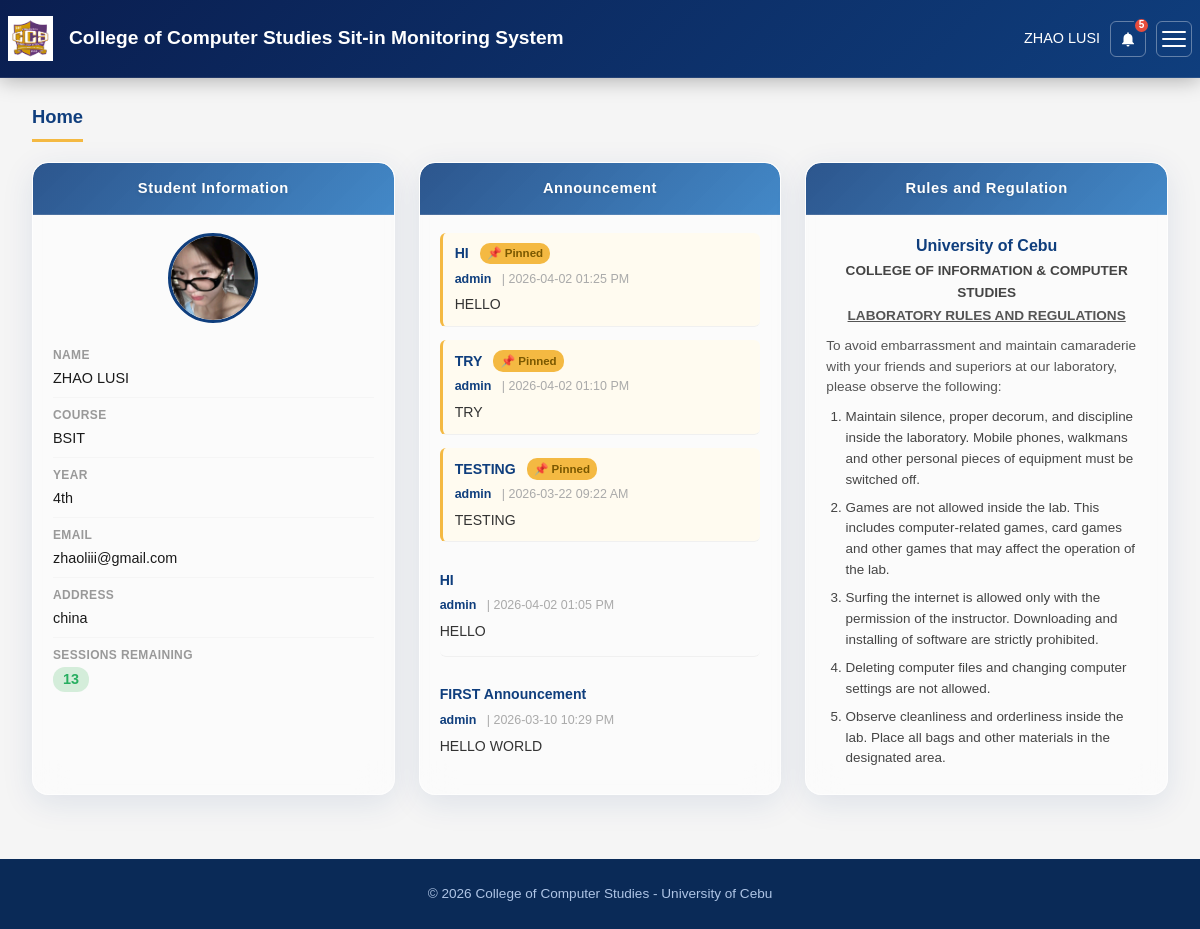
The app's page /dashboard (signed in), older data.
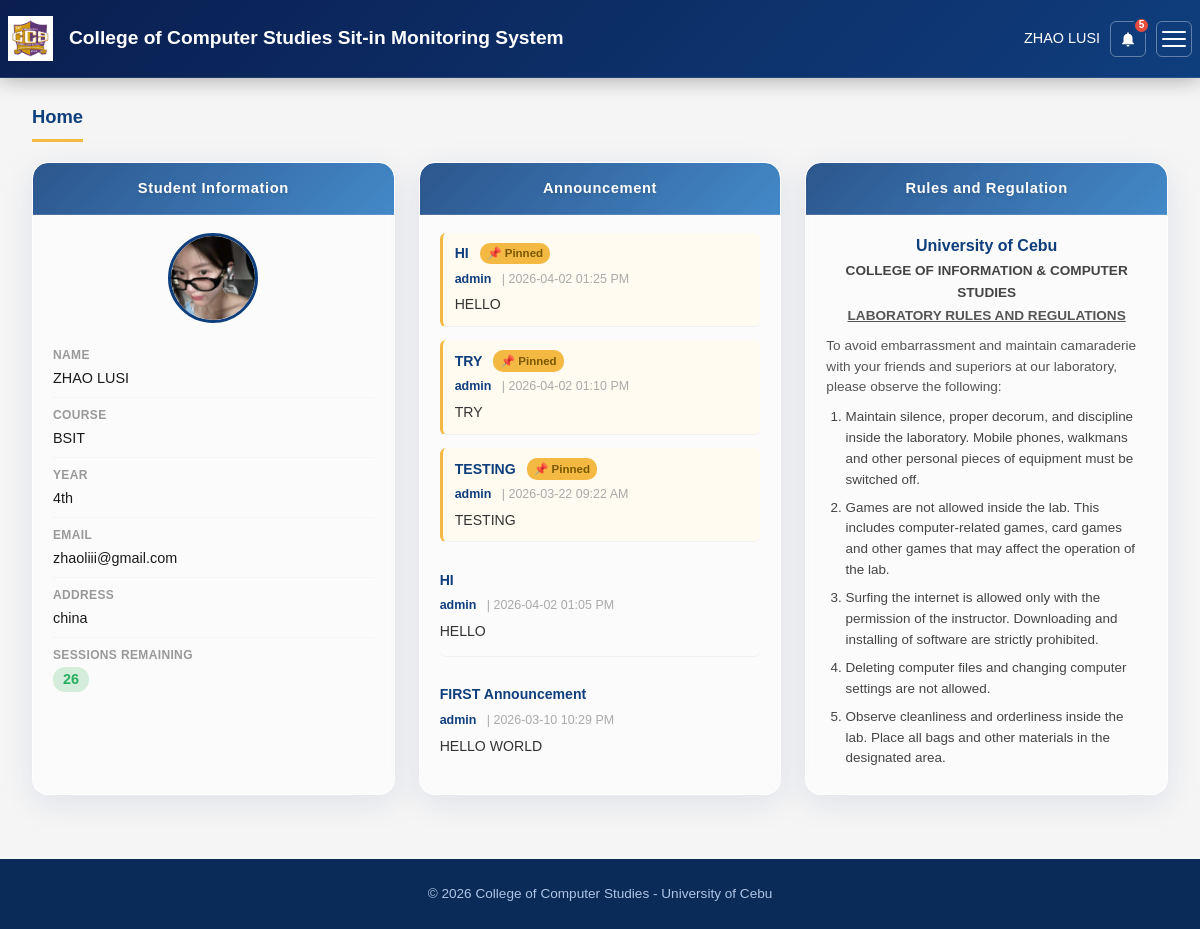
The same page, newer data.
### tables this page shows
CREATE TABLE students (
            id          INTEGER PRIMARY KEY AUTOINCREMENT,
            idNumber    TEXT UNIQUE NOT NULL,
            firstName   TEXT NOT NULL,
            lastName    TEXT NOT NULL,
            middleName  TEXT,
            yearLevel TEXT,
            password    TEXT NOT NULL,
            email       TEXT NOT NULL,
            course      TEXT,
            address     TEXT,
            sitin_count INTEGER DEFAULT 30,
            created_at  DATETIME DEFAULT CURRENT_TIMESTAMP
        , number_of_sitins INTEGER DEFAULT 0, photo_url TEXT);

CREATE TABLE announcements (
            id          INTEGER PRIMARY KEY AUTOINCREMENT,
            title       TEXT NOT NULL,
            content     TEXT NOT NULL,
            posted_by   TEXT NOT NULL,
            created_at  DATETIME DEFAULT CURRENT_TIMESTAMP
        , is_pinned INTEGER DEFAULT 0);

### app.py (the view)
@app.route('/dashboard')
def dashboard():
    if not session.get('student_id'):
        return redirect('/login')
    student = get_student_by_id(session['student_id'])
    if not student:
        session.clear()
        return redirect('/login')
    sessions      = get_student_sessions(session['student_id'])
    announcements = get_all_announcements()
    submitted_ids = set()
    for s in sessions:
        if has_feedback(s['id']):
            submitted_ids.add(s['id'])
    reservations = get_student_reservations(session['student_id'])
    res_settings = get_reservation_settings()
    return render_template('student_dashboard.html',
        student=student,
        sessions=sessions,
        announcements=announcements,
        submitted_feedback_ids=submitted_ids,
        reservations=reservations,
        res_settings=res_settings
    )

### app.py (called while the page is built)
def format_time(time_str):
    if not time_str:
        return '—'
    try:
        from datetime import datetime
        t = datetime.strptime(time_str.strip(), '%H:%M:%S')
        return t.strftime('%I:%M %p')
    except:
        try:
            from datetime import datetime
            t = datetime.strptime(time_str.strip(), '%H:%M')
            return t.strftime('%I:%M %p')
        except:
            return time_str

### dbhelper.py (called while the page is built)
def get_db():
    conn = sqlite3.connect(DATABASE)
    conn.row_factory = sqlite3.Row
    return conn

def get_student_by_id(id_number):
    conn = get_db()
    student = conn.execute(
        "SELECT * FROM students WHERE idNumber = ?", (id_number,)
    ).fetchone()
    conn.close()
    return student

def get_student_sessions(id_number):
    conn = get_db()
    sessions = conn.execute("""
        SELECT * FROM sitin_sessions
        WHERE idNumber = ?
        ORDER BY time_in DESC
    """, (id_number,)).fetchall()
    conn.close()
    return sessions

def get_all_announcements():
    conn = get_db()
    announcements = conn.execute(
        "SELECT * FROM announcements ORDER BY is_pinned DESC, created_at DESC"
    ).fetchall()
    conn.close()
    return announcements

def has_feedback(session_id):
    conn = get_db()
    row = conn.execute(
        "SELECT id FROM feedback WHERE session_id = ?", (session_id,)
    ).fetchone()
    conn.close()
    return row is not None

def get_student_reservations(id_number):
    conn = get_db()
    rows = conn.execute("""
        SELECT * FROM reservations WHERE idNumber = ?
        ORDER BY created_at DESC
    """, (id_number,)).fetchall()
    conn.close()
    return rows

def get_reservation_settings():
    conn = get_db()
    row = conn.execute("SELECT * FROM reservation_settings WHERE id=1").fetchone()
    conn.close()
    return row

### templates/student_dashboard.html (shortened to what this page needs)
<!DOCTYPE html>
<html lang="en">
<head>
    <link rel="stylesheet" href="{{ url_for('static', filename='style.css') }}">
</head>
<body>
    <nav class="navbar">
        <div class="nav-content">
            <a href="/dashboard" class="logo-section" style="text-decoration:none;">
                <img src="{{ url_for('static', filename='images/ucmainccslogo.jpg') }}" alt="CCS Logo" class="navbar-logo">
                <span class="site-title">College of Computer Studies Sit-in Monitoring System</span>
            </a>
            <div class="header-actions">
                <span class="student-name-label">
                    {{ student.firstName }}{% if student.middleName %} {{ student.middleName }}{% endif %} {{ student.lastName }}
                </span>
                <button class="notif-btn" id="notifBtn" onclick="toggleNotif()" aria-label="Notifications">
                    <svg viewBox="0 0 24 24"><path d="M12 22a2 2 0 0 0 2-2h-4a2 2 0 0 0 2 2zm6-6V11a6 6 0 0 0-5-5.91V4a1 1 0 0 0-2 0v1.09A6 6 0 0 0 6 11v5l-2 2v1h16v-1l-2-2z"/></svg>
                    <span class="notif-badge" id="notifBadge">{{ announcements|length if announcements else 0 }}</span>
                </button>
                <button class="hamburger-btn" id="hamburgerBtn" onclick="toggleHam()" aria-label="Open menu">
                    <span class="bar"></span><span class="bar"></span><span class="bar"></span>
                </button>
            </div>
        </div>
    </nav>
    <div class="admin-wrapper">
        <main class="admin-main">
            <div id="section-home" class="page-section active">
            <h2 class="admin-section-title">Home</h2>
            <div class="student-panel-grid">
                    <div class="student-info-panel">
                        <div class="panel-tab-header">Student Information</div>
                        <div class="panel-body">
                            <div class="student-avatar-wrap">
                                <img src="{{ student.photo_url if student.photo_url else url_for('static', filename='images/ucmainccslogo.jpg') }}"
                                     alt="Profile" class="student-avatar-img" id="dashAvatar">
                            </div>
                            <div class="student-info-list">
                                <div class="info-row">
                                    <span class="info-label">Name</span>
                                    <span class="info-value" id="dashNameDisplay">
                                        {{ student.firstName }}{% if student.middleName %} {{ student.middleName }}{% endif %} {{ student.lastName }}
                                    </span>
                                </div>
                                <div class="info-row"><span class="info-label">Course</span><span class="info-value" id="dashCourseDisplay">{{ student.course }}</span></div>
                                <div class="info-row">
                                    <span class="info-label">Year</span>
                                    <span class="info-value" id="dashYearDisplay">{{ student.yearLevel }}{% if student.yearLevel == '1' %}st{% elif student.yearLevel == '2' %}nd{% elif student.yearLevel == '3' %}rd{% else %}th{% endif %}</span>
                                </div>
                                <div class="info-row"><span class="info-label">Email</span><span class="info-value" id="dashEmailDisplay">{{ student.email }}</span></div>
                                <div class="info-row"><span class="info-label">Address</span><span class="info-value" id="dashAddressDisplay">{{ student.address }}</span></div>
                                <div class="info-row">
                                    <span class="info-label">Sessions Remaining</span>
                                    <span id="dashSessionCount" class="info-value session-count-val {% if student.sitin_count <= 5 %}session-low{% elif student.sitin_count <= 10 %}session-mid{% else %}session-ok{% endif %}">
                                        {{ student.sitin_count }}
                                    </span>
                                </div>
                            </div>
                        </div>
                    </div>
                    <div class="panel-card">
                        <div class="panel-card-header">Announcement</div>
                        <div class="panel-card-body">
                            {% for a in announcements %}
                            <div class="announcement-card {% if a.is_pinned %}is-pinned{% endif %}">
                                <div class="ann-title-row">
                                    <span class="ann-title-text">{{ a.title if a.title else '' }}</span>
                                    {% if a.is_pinned %}<span class="ann-pin-label">📌 Pinned</span>{% endif %}
                                </div>
                                <div class="ann-meta"><span class="ann-author">{{ a.posted_by }}</span><span class="ann-date">| {{ a.created_at.split(' ')[0] }} {{ a.created_at.split(' ')[1] | timeformat if a.created_at and ' ' in a.created_at else '' }}</span></div>
                                <p class="ann-body">{{ a.content }}</p>
                            </div>
                            {% else %}
                            <p class="no-data">No announcements at this time.</p>
                            {% endfor %}
                        </div>
                    </div>
                    <div class="panel-card">
                        <div class="panel-card-header">Rules and Regulation</div>
                        <div class="panel-card-body">
                            <h3 class="rules-header">University of Cebu</h3>
                            <h4 class="rules-subheader">COLLEGE OF INFORMATION &amp; COMPUTER STUDIES</h4>
                            <h4 class="rules-title">LABORATORY RULES AND REGULATIONS</h4>
                            <p class="rules-intro">To avoid embarrassment and maintain camaraderie with your friends and superiors at our laboratory, please observe the following:</p>
                            <ol class="rules-list">
                                <li>Maintain silence, proper decorum, and discipline inside the laboratory. Mobile phones, walkmans and other personal pieces of equipment must be switched off.</li>
                                <li>Games are not allowed inside the lab. This includes computer-related games, card games and other games that may affect the operation of the lab.</li>
                                <li>Surfing the internet is allowed only with the permission of the instructor. Downloading and installing of software are strictly prohibited.</li>
                                <li>Deleting computer files and changing computer settings are not allowed.</li>
                                <li>Observe cleanliness and orderliness inside the lab. Place all bags and other materials in the designated area.</li>
                            </ol>
                        </div>
                    </div>
                </div>
            </div>
</div>
    <footer>
        <p>&copy; 2026 College of Computer Studies - University of Cebu</p>
    </footer>
</body>
</html>

### static/style.css (style rules this page uses)
* { margin: 0; padding: 0; box-sizing: border-box; }
body { font-family: Arial, sans-serif; line-height: 1.6; color: #333; background-color: #2b2b2b; background-image: linear-gradient(rgba(255,255,255,0.03) 1px, transparent 1px), linear-gradient(90deg, rgba(255,255,255,0.03) 1px, transparent 1px); background-size: 20px 20px; padding-top: 70px; }
html, body { scroll-behavior: smooth; scroll-padding-top: 30px; }
.navbar { background: linear-gradient(135deg, #0a1e50, #0F3E7D); padding: 1rem 0; position: fixed; top: 0; left: 0; width: 100%; z-index: 1000; border-bottom: 1px solid rgba(255, 255, 255, 0.1); box-shadow: 0 2px 20px rgba(0, 0, 0, 0.3); }
.nav-content { max-width: 1200px; margin: 0 auto; padding: 0 0.5rem; display: flex; justify-content: space-between; align-items: center; }
.logo-section { display: flex; align-items: center; gap: 1rem; }
.navbar-logo { height: 45px; width: auto; }
.site-title { color: white; font-size: 1.2rem; font-weight: bold; }
.admin-wrapper { display: flex; min-height: calc(100vh - 70px); align-items: flex-start; }
.admin-main { flex: 1; padding: 2rem; background-color: #f5f5f5; overflow-x: hidden; }
.admin-section-title { color: #0F3E7D; font-size: 1.3rem; margin-bottom: 1rem; border-bottom: 3px solid #F4B942; padding-bottom: 0.5rem; display: inline-block; }
.student-panel-grid { display: grid; grid-template-columns: 280px 1fr; gap: 1.5rem; margin-bottom: 2rem; }
.student-info-panel, .student-tabs-panel { background: white; border-radius: 8px; box-shadow: 0 2px 8px rgba(0,0,0,0.08); overflow: hidden; }
.panel-tab-header { background: #0F3E7D; color: white; font-weight: bold; font-size: 0.92rem; padding: 0.65rem 1rem; text-align: center; }
.panel-body { padding: 1rem; }
.student-avatar-wrap { text-align: center; margin-bottom: 1rem; }
.student-avatar-img { width: 80px; height: 80px; border-radius: 50%; object-fit: cover; border: 3px solid #0F3E7D; }
.student-info-list { display: flex; flex-direction: column; gap: 0.5rem; }
.info-row { display: flex; align-items: flex-start; gap: 0.5rem; font-size: 0.88rem; padding-bottom: 0.4rem; border-bottom: 1px solid #f5f5f5; }
.info-row:last-child { border-bottom: none; }
.info-label { color: #555; font-weight: bold; flex-shrink: 0; min-width: 65px; }
.info-value { color: #333; word-break: break-word; }
.session-count-val { font-weight: bold; font-size: 1rem; padding: 1px 10px; border-radius: 12px; }
.session-ok { background: #d4edda; color: #1e7e34; }
.announcement-card { padding: 0.8rem 0; border-bottom: 1px solid #f0f0f0; }
.announcement-card:last-child { border-bottom: none; }
.ann-meta { font-size: 0.8rem; color: #0F3E7D; font-weight: bold; margin-bottom: 0.3rem; }
.ann-author { margin-right: 4px; }
.ann-date { color: #888; font-weight: normal; }
.ann-body { font-size: 0.88rem; color: #444; line-height: 1.6; }
.rules-header { font-size: 1rem; color: #0F3E7D; text-align: center; font-weight: bold; margin-bottom: 2px; }
.rules-subheader { font-size: 0.85rem; color: #0F3E7D; text-align: center; margin-bottom: 8px; }
.rules-title { font-size: 0.88rem; color: #333; text-align: center; font-weight: bold; margin-bottom: 8px; text-decoration: underline; }
.rules-intro { color: #555; font-size: 0.83rem; margin-bottom: 10px; line-height: 1.6; }
.rules-list { padding-left: 1.2rem; color: #444; line-height: 1.7; font-size: 0.83rem; }
.rules-list li { margin-bottom: 0.5rem; }
footer { background-color: #0a2a57; color: #aec4e5; text-align: center; padding: 1.5rem 2rem; font-size: 0.85rem; }

Row changes from the older to the newer data that the page shows:
changed students "ZHAO": sitin_count "13" → "26"
